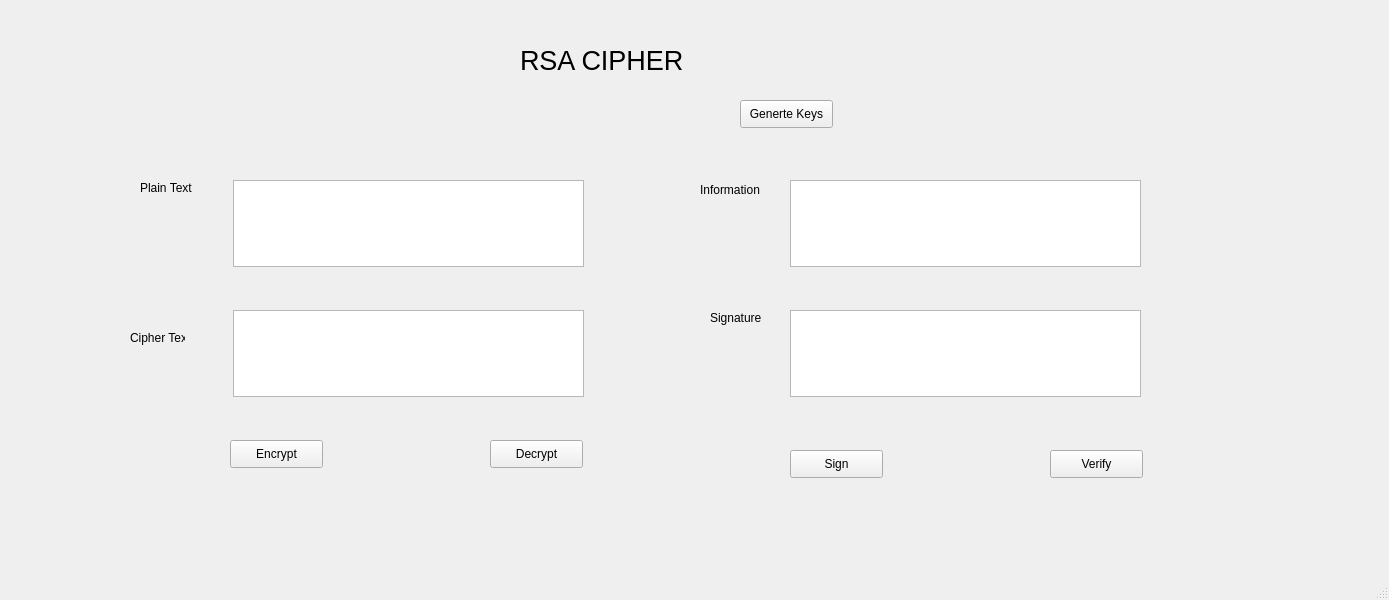
<?xml version="1.0" encoding="UTF-8"?>
<ui version="4.0">
 <class>MainWindow</class>
 <widget class="QMainWindow" name="MainWindow">
  <property name="geometry">
   <rect>
    <x>0</x>
    <y>0</y>
    <width>1389</width>
    <height>600</height>
   </rect>
  </property>
  <property name="windowTitle">
   <string>MainWindow</string>
  </property>
  <widget class="QWidget" name="centralwidget">
   <widget class="QTextEdit" name="txt_plaintext">
    <property name="geometry">
     <rect>
      <x>233</x>
      <y>180</y>
      <width>351</width>
      <height>87</height>
     </rect>
    </property>
   </widget>
   <widget class="QTextEdit" name="txt_cipher_text">
    <property name="geometry">
     <rect>
      <x>233</x>
      <y>310</y>
      <width>351</width>
      <height>87</height>
     </rect>
    </property>
   </widget>
   <widget class="QTextEdit" name="txt_sign">
    <property name="geometry">
     <rect>
      <x>790</x>
      <y>310</y>
      <width>351</width>
      <height>87</height>
     </rect>
    </property>
   </widget>
   <widget class="QTextEdit" name="txt_info">
    <property name="geometry">
     <rect>
      <x>790</x>
      <y>180</y>
      <width>351</width>
      <height>87</height>
     </rect>
    </property>
   </widget>
   <widget class="QPushButton" name="btn_encrypt">
    <property name="geometry">
     <rect>
      <x>230</x>
      <y>440</y>
      <width>93</width>
      <height>28</height>
     </rect>
    </property>
    <property name="text">
     <string>Encrypt</string>
    </property>
   </widget>
   <widget class="QPushButton" name="btn_decrypt">
    <property name="geometry">
     <rect>
      <x>490</x>
      <y>440</y>
      <width>93</width>
      <height>28</height>
     </rect>
    </property>
    <property name="text">
     <string>Decrypt</string>
    </property>
   </widget>
   <widget class="QPushButton" name="btn_gen_keys">
    <property name="geometry">
     <rect>
      <x>740</x>
      <y>100</y>
      <width>93</width>
      <height>28</height>
     </rect>
    </property>
    <property name="text">
     <string>Generte Keys</string>
    </property>
   </widget>
   <widget class="QPushButton" name="btn_sign">
    <property name="geometry">
     <rect>
      <x>790</x>
      <y>450</y>
      <width>93</width>
      <height>28</height>
     </rect>
    </property>
    <property name="text">
     <string>Sign</string>
    </property>
   </widget>
   <widget class="QPushButton" name="btn_verify">
    <property name="geometry">
     <rect>
      <x>1050</x>
      <y>450</y>
      <width>93</width>
      <height>28</height>
     </rect>
    </property>
    <property name="text">
     <string>Verify</string>
    </property>
   </widget>
   <widget class="QLabel" name="label">
    <property name="geometry">
     <rect>
      <x>520</x>
      <y>30</y>
      <width>241</width>
      <height>61</height>
     </rect>
    </property>
    <property name="font">
     <font>
      <pointsize>20</pointsize>
     </font>
    </property>
    <property name="text">
     <string>RSA CIPHER</string>
    </property>
   </widget>
   <widget class="QLabel" name="label_2">
    <property name="geometry">
     <rect>
      <x>140</x>
      <y>180</y>
      <width>55</width>
      <height>16</height>
     </rect>
    </property>
    <property name="text">
     <string>Plain Text</string>
    </property>
   </widget>
   <widget class="QLabel" name="label_3">
    <property name="geometry">
     <rect>
      <x>130</x>
      <y>330</y>
      <width>55</width>
      <height>16</height>
     </rect>
    </property>
    <property name="text">
     <string>Cipher Text</string>
    </property>
   </widget>
   <widget class="QLabel" name="label_4">
    <property name="geometry">
     <rect>
      <x>700</x>
      <y>180</y>
      <width>71</width>
      <height>20</height>
     </rect>
    </property>
    <property name="text">
     <string>Information</string>
    </property>
   </widget>
   <widget class="QLabel" name="label_5">
    <property name="geometry">
     <rect>
      <x>710</x>
      <y>310</y>
      <width>55</width>
      <height>16</height>
     </rect>
    </property>
    <property name="text">
     <string>Signature</string>
    </property>
   </widget>
  </widget>
  <widget class="QMenuBar" name="menubar">
   <property name="geometry">
    <rect>
     <x>0</x>
     <y>0</y>
     <width>1389</width>
     <height>26</height>
    </rect>
   </property>
  </widget>
  <widget class="QStatusBar" name="statusbar"/>
 </widget>
 <resources/>
 <connections/>
</ui>
